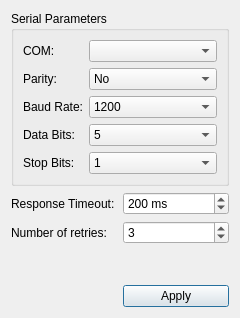
<?xml version="1.0" encoding="UTF-8"?>
<ui version="4.0">
 <class>SettingsDialog</class>
 <widget class="QDialog" name="SettingsDialog">
  <property name="geometry">
   <rect>
    <x>0</x>
    <y>0</y>
    <width>240</width>
    <height>318</height>
   </rect>
  </property>
  <property name="windowTitle">
   <string>Modbus Settings</string>
  </property>
  <layout class="QGridLayout" name="gridLayout">
   <item row="1" column="1">
    <widget class="QSpinBox" name="timeoutSpinner">
     <property name="accelerated">
      <bool>true</bool>
     </property>
     <property name="suffix">
      <string> ms</string>
     </property>
     <property name="minimum">
      <number>-1</number>
     </property>
     <property name="maximum">
      <number>5000</number>
     </property>
     <property name="singleStep">
      <number>20</number>
     </property>
     <property name="value">
      <number>200</number>
     </property>
    </widget>
   </item>
   <item row="4" column="1">
    <widget class="QPushButton" name="applyButton">
     <property name="text">
      <string>Apply</string>
     </property>
    </widget>
   </item>
   <item row="1" column="0">
    <widget class="QLabel" name="label">
     <property name="text">
      <string>Response Timeout:</string>
     </property>
    </widget>
   </item>
   <item row="2" column="0">
    <widget class="QLabel" name="label_6">
     <property name="text">
      <string>Number of retries:</string>
     </property>
    </widget>
   </item>
   <item row="2" column="1">
    <widget class="QSpinBox" name="retriesSpinner">
     <property name="value">
      <number>3</number>
     </property>
    </widget>
   </item>
   <item row="3" column="1">
    <spacer name="verticalSpacer">
     <property name="orientation">
      <enum>Qt::Vertical</enum>
     </property>
     <property name="sizeHint" stdset="0">
      <size>
       <width>20</width>
       <height>43</height>
      </size>
     </property>
    </spacer>
   </item>
   <item row="0" column="0" colspan="2">
    <widget class="QGroupBox" name="groupBox">
     <property name="title">
      <string>Serial Parameters</string>
     </property>
     <layout class="QGridLayout" name="gridLayout_2">
      <item row="4" column="1">
       <widget class="QComboBox" name="stopBitsCombo">
        <property name="sizePolicy">
         <sizepolicy hsizetype="Expanding" vsizetype="Fixed">
          <horstretch>0</horstretch>
          <verstretch>0</verstretch>
         </sizepolicy>
        </property>
        <item>
         <property name="text">
          <string>1</string>
         </property>
        </item>
        <item>
         <property name="text">
          <string>3</string>
         </property>
        </item>
        <item>
         <property name="text">
          <string>2</string>
         </property>
        </item>
       </widget>
      </item>
      <item row="1" column="1">
       <widget class="QComboBox" name="parityCombo">
        <property name="sizePolicy">
         <sizepolicy hsizetype="Minimum" vsizetype="Fixed">
          <horstretch>0</horstretch>
          <verstretch>0</verstretch>
         </sizepolicy>
        </property>
        <item>
         <property name="text">
          <string>No</string>
         </property>
        </item>
        <item>
         <property name="text">
          <string>Even</string>
         </property>
        </item>
        <item>
         <property name="text">
          <string>Odd</string>
         </property>
        </item>
        <item>
         <property name="text">
          <string>Space</string>
         </property>
        </item>
        <item>
         <property name="text">
          <string>Mark</string>
         </property>
        </item>
       </widget>
      </item>
      <item row="2" column="0">
       <widget class="QLabel" name="label_3">
        <property name="text">
         <string>Baud Rate:</string>
        </property>
       </widget>
      </item>
      <item row="2" column="1">
       <widget class="QComboBox" name="baudCombo">
        <property name="sizePolicy">
         <sizepolicy hsizetype="Minimum" vsizetype="Fixed">
          <horstretch>0</horstretch>
          <verstretch>0</verstretch>
         </sizepolicy>
        </property>
        <item>
         <property name="text">
          <string>1200</string>
         </property>
        </item>
        <item>
         <property name="text">
          <string>2400</string>
         </property>
        </item>
        <item>
         <property name="text">
          <string>4800</string>
         </property>
        </item>
        <item>
         <property name="text">
          <string>9600</string>
         </property>
        </item>
        <item>
         <property name="text">
          <string>19200</string>
         </property>
        </item>
        <item>
         <property name="text">
          <string>38400</string>
         </property>
        </item>
        <item>
         <property name="text">
          <string>57600</string>
         </property>
        </item>
        <item>
         <property name="text">
          <string>115200</string>
         </property>
        </item>
       </widget>
      </item>
      <item row="1" column="0">
       <widget class="QLabel" name="label_2">
        <property name="text">
         <string>Parity:</string>
        </property>
       </widget>
      </item>
      <item row="3" column="1">
       <widget class="QComboBox" name="dataBitsCombo">
        <property name="sizePolicy">
         <sizepolicy hsizetype="Minimum" vsizetype="Fixed">
          <horstretch>0</horstretch>
          <verstretch>0</verstretch>
         </sizepolicy>
        </property>
        <item>
         <property name="text">
          <string>5</string>
         </property>
        </item>
        <item>
         <property name="text">
          <string>6</string>
         </property>
        </item>
        <item>
         <property name="text">
          <string>7</string>
         </property>
        </item>
        <item>
         <property name="text">
          <string>8</string>
         </property>
        </item>
       </widget>
      </item>
      <item row="3" column="0">
       <widget class="QLabel" name="label_4">
        <property name="text">
         <string>Data Bits:</string>
        </property>
       </widget>
      </item>
      <item row="4" column="0">
       <widget class="QLabel" name="label_5">
        <property name="text">
         <string>Stop Bits:</string>
        </property>
       </widget>
      </item>
      <item row="0" column="0">
       <widget class="QLabel" name="label_7">
        <property name="text">
         <string>COM:</string>
        </property>
       </widget>
      </item>
      <item row="0" column="1">
       <widget class="QComboBox" name="comCombo"/>
      </item>
     </layout>
    </widget>
   </item>
  </layout>
 </widget>
 <resources/>
 <connections/>
</ui>
